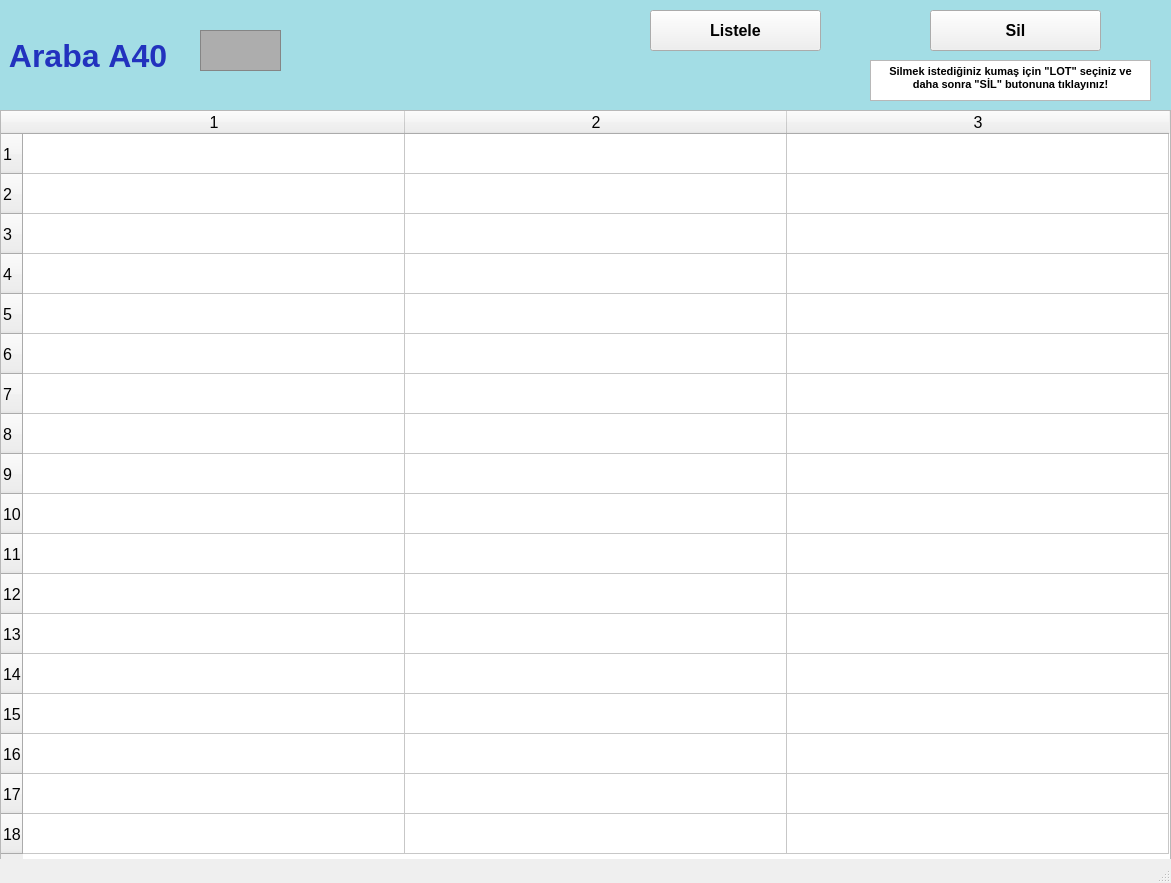
<?xml version="1.0" encoding="UTF-8"?>
<ui version="4.0">
 <class>arabalarA40_ekran</class>
 <widget class="QMainWindow" name="arabalarA40_ekran">
  <property name="geometry">
   <rect>
    <x>0</x>
    <y>0</y>
    <width>1171</width>
    <height>883</height>
   </rect>
  </property>
  <property name="font">
   <font>
    <pointsize>12</pointsize>
    <weight>50</weight>
    <bold>false</bold>
    <kerning>false</kerning>
   </font>
  </property>
  <property name="windowTitle">
   <string/>
  </property>
  <widget class="QWidget" name="centralwidget">
   <widget class="QLabel" name="arabaA1yazi_lbl">
    <property name="geometry">
     <rect>
      <x>0</x>
      <y>0</y>
      <width>1171</width>
      <height>111</height>
     </rect>
    </property>
    <property name="font">
     <font>
      <pointsize>24</pointsize>
      <weight>75</weight>
      <bold>true</bold>
     </font>
    </property>
    <property name="styleSheet">
     <string notr="true">background-color: rgb(163, 221, 229);
color: rgb(34, 50, 190);</string>
    </property>
    <property name="text">
     <string> Araba A40</string>
    </property>
   </widget>
   <widget class="QFrame" name="arabaA1_img">
    <property name="geometry">
     <rect>
      <x>200</x>
      <y>30</y>
      <width>81</width>
      <height>41</height>
     </rect>
    </property>
    <property name="styleSheet">
     <string notr="true">background-color: rgb(173, 173, 173);</string>
    </property>
    <property name="frameShape">
     <enum>QFrame::StyledPanel</enum>
    </property>
    <property name="frameShadow">
     <enum>QFrame::Raised</enum>
    </property>
   </widget>
   <widget class="QPushButton" name="listele40_btn">
    <property name="geometry">
     <rect>
      <x>650</x>
      <y>10</y>
      <width>171</width>
      <height>41</height>
     </rect>
    </property>
    <property name="font">
     <font>
      <pointsize>12</pointsize>
      <weight>75</weight>
      <bold>true</bold>
     </font>
    </property>
    <property name="text">
     <string>Listele</string>
    </property>
   </widget>
   <widget class="QTableWidget" name="A40_tw">
    <property name="geometry">
     <rect>
      <x>0</x>
      <y>110</y>
      <width>1171</width>
      <height>751</height>
     </rect>
    </property>
    <property name="baseSize">
     <size>
      <width>0</width>
      <height>0</height>
     </size>
    </property>
    <property name="rowCount">
     <number>18</number>
    </property>
    <property name="columnCount">
     <number>3</number>
    </property>
    <attribute name="horizontalHeaderVisible">
     <bool>true</bool>
    </attribute>
    <attribute name="horizontalHeaderCascadingSectionResizes">
     <bool>false</bool>
    </attribute>
    <attribute name="horizontalHeaderDefaultSectionSize">
     <number>382</number>
    </attribute>
    <attribute name="horizontalHeaderMinimumSectionSize">
     <number>38</number>
    </attribute>
    <attribute name="verticalHeaderDefaultSectionSize">
     <number>40</number>
    </attribute>
    <attribute name="verticalHeaderMinimumSectionSize">
     <number>23</number>
    </attribute>
    <row/>
    <row/>
    <row/>
    <row/>
    <row/>
    <row/>
    <row/>
    <row/>
    <row/>
    <row/>
    <row/>
    <row/>
    <row/>
    <row/>
    <row/>
    <row/>
    <row/>
    <row/>
    <column/>
    <column/>
    <column/>
   </widget>
   <widget class="QPushButton" name="sil40_btn">
    <property name="geometry">
     <rect>
      <x>930</x>
      <y>10</y>
      <width>171</width>
      <height>41</height>
     </rect>
    </property>
    <property name="font">
     <font>
      <pointsize>12</pointsize>
      <weight>75</weight>
      <bold>true</bold>
     </font>
    </property>
    <property name="text">
     <string>Sil</string>
    </property>
   </widget>
   <widget class="QTextBrowser" name="textBrowser">
    <property name="geometry">
     <rect>
      <x>870</x>
      <y>60</y>
      <width>281</width>
      <height>41</height>
     </rect>
    </property>
    <property name="html">
     <string>&lt;!DOCTYPE HTML PUBLIC &quot;-//W3C//DTD HTML 4.0//EN&quot; &quot;http://www.w3.org/TR/REC-html40/strict.dtd&quot;&gt;
&lt;html&gt;&lt;head&gt;&lt;meta name=&quot;qrichtext&quot; content=&quot;1&quot; /&gt;&lt;style type=&quot;text/css&quot;&gt;
p, li { white-space: pre-wrap; }
&lt;/style&gt;&lt;/head&gt;&lt;body style=&quot; font-family:'MS Shell Dlg 2'; font-size:12pt; font-weight:400; font-style:normal;&quot;&gt;
&lt;p align=&quot;center&quot; style=&quot; margin-top:0px; margin-bottom:0px; margin-left:0px; margin-right:0px; -qt-block-indent:0; text-indent:0px;&quot;&gt;&lt;span style=&quot; font-size:8pt; font-weight:600;&quot;&gt;Silmek istediğiniz kumaş için &amp;quot;LOT&amp;quot; seçiniz ve daha sonra &amp;quot;SİL&amp;quot; butonuna tıklayınız!&lt;/span&gt;&lt;/p&gt;&lt;/body&gt;&lt;/html&gt;</string>
    </property>
   </widget>
  </widget>
  <widget class="QStatusBar" name="statusbar"/>
 </widget>
 <resources/>
 <connections/>
</ui>
